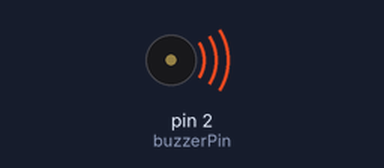
The sketch below on a simulated Arduino Uno, built with avr-gcc and run on an emulated ATmega328P. Parts: buzzer (waves = sounding).

Above: at 0.5 s.
Timing chart, 0 to 9.1 s (numbered marks = the images above):
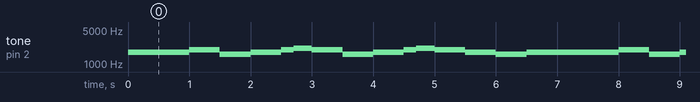

Measured:
- by itself, tone on pin 2 (buzzerPin): repeats every 7.0 s: 1976 Hz 0.50 s, 1568 Hz 0.50 s, 1760 Hz 0.50 s, 1976 Hz 0.20 s, 2093 Hz 0.30 s, 1976 Hz 0.50 s, 1568 Hz 0.50 s, 1760 Hz 0.50 s, 1976 Hz 0.20 s, 2093 Hz 0.30 s, 1976 Hz 0.50 s, 1760 Hz 0.50 s, 1568 Hz 0.50 s, 1760 Hz 1.5 s

The sketch:

MUSIC_classical.ino
```cpp
/*
Buzzer tutorial
*/
int buzzerPin = 2; //using digital pin 8
#define NOTE_C6 1047
#define NOTE_D6 1157
#define NOTE_E6 1319
#define NOTE_F6 1397
#define NOTE_G6 1568
#define NOTE_A6 1760
#define NOTE_B6 1976
#define NOTE_C7 2093
void setup()
{


//nothing to set up
}
void loop(){

//tone(pin,frequency,duration)
tone(buzzerPin, NOTE_A6, 500);
delay(500);
tone(buzzerPin, NOTE_A6, 500);
delay(500);
tone(buzzerPin, NOTE_B6, 500);
delay(500);
tone(buzzerPin, 1568, 500);
delay(500);
tone(buzzerPin, NOTE_A6, 500);
delay(500);
tone(buzzerPin, NOTE_B6, 500);
delay(200);
tone(buzzerPin, NOTE_C7, 500);
delay(300);
tone(buzzerPin, NOTE_B6, 500);
delay(500);
tone(buzzerPin, 1568, 500);
delay(500);
tone(buzzerPin, NOTE_A6, 500);
delay(500);
tone(buzzerPin, NOTE_B6, 500);
delay(200);
tone(buzzerPin, NOTE_C7, 500);
delay(300);
tone(buzzerPin, NOTE_B6, 500);
delay(500);
tone(buzzerPin, NOTE_A6, 500);
delay(500);
tone(buzzerPin, 1568, 500);
delay(500);
tone(buzzerPin, NOTE_A6, 500);
delay(500);
}
```
